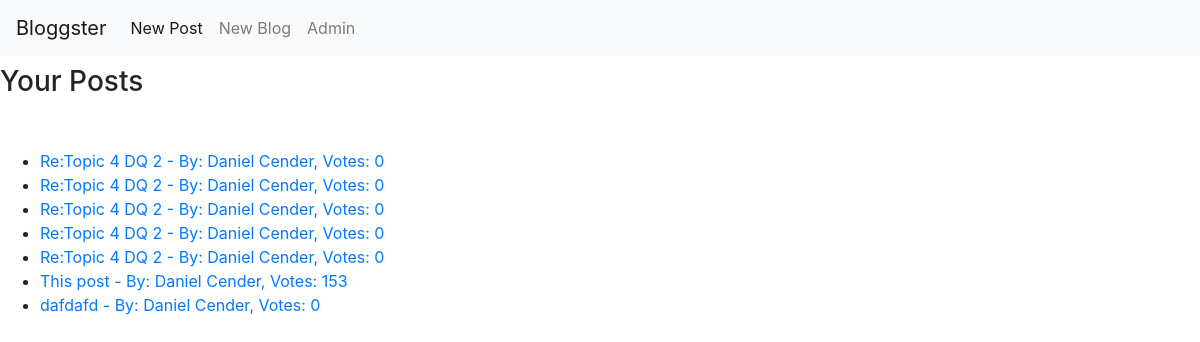
Before: /BloggingPlatform/modules/post/posts.php with the older database file.
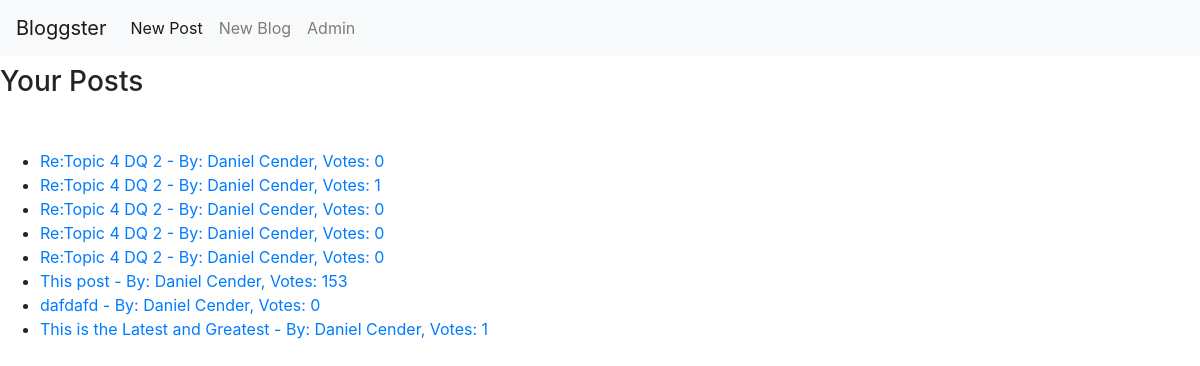
After: the same page with the newer database file.
### tables this page shows
CREATE TABLE `post` (
  `ID` int(11) NOT NULL,
  `Title` varchar(200) NOT NULL,
  `Content` text NOT NULL,
  `Author` int(11) NOT NULL,
  `Votes` int(11) DEFAULT '0',
  `BlogID` int(11) DEFAULT NULL
);

### BloggingPlatform/modules/post/posts.php (the view, shortened to what this page needs)
<?php
$conn = dbConnect();
?>
<!DOCTYPE html>
<html lang="en">
<head>
<link rel="stylesheet" href="https://maxcdn.bootstrapcdn.com/bootstrap/4.0.0/css/bootstrap.min.css">
</head>
<body>
<?php include(VIEW_HEADER); ?>
<h3>Your Posts</h3>
<?php
$sqlQuery = "SELECT post.ID,post.Title,post.Content,Votes,CONCAT(user.FirstName, ' ',user.LastName) AS Author FROM post INNER JOIN user WHERE user.ID = post.Author";
$resultSet = $conn->query($sqlQuery);
echo "<ul style='margin-top:50px'>";
while($row = $resultSet->fetch_assoc()) {
    $id = $row["ID"];
    $title = $row["Title"];
    $author = $row["Author"];
    $votes = $row["Votes"];
    echo "<li><a href='viewPost.php?id=$id'>$title - By: $author, Votes: $votes</a></li>";
}
echo "</ul>";
?>
</body>
</html>

### BloggingPlatform/modules/header/_header.php (shortened to what this page needs)
<?php
$host = $_SERVER['HTTP_HOST'];
$urlPrefix = "http://$host/CST-126-Projects/BloggingPlatform/";
?>
	<nav class="navbar fixed-top navbar-expand-lg navbar-light bg-light">
  <a class="navbar-brand" href="<?php echo $urlPrefix; ?>main.php">Bloggster</a>
  <div class="collapse navbar-collapse" id="navbarText">
    <ul class="navbar-nav mr-auto">
      <li class="nav-item active">
        <a class="nav-link" href="<?php echo $urlPrefix;?>modules/post/newPost.php">New Post <span class="sr-only">(current)</span></a>
      </li>
      <li class="nav-item">
        <a class="nav-link" href="<?php echo $urlPrefix;?>modules/blog/newBlog.php">New Blog</a>
      </li>
      <li class="nav-item">
        <a class="nav-link" href="<?php echo $urlPrefix; ?>modules/admin/index.php">Admin</a>
      </li>
    </ul>
  </div>
</nav>

### BloggingPlatform/modules/header/_header.php (style rules this page uses)
body { padding-top: 65px; }

Changed rows visible on the page:
changed post (number 2 of 8 on the later page): Votes "0" → "1"
added post: Title "This is the Latest and Greatest", author "Daniel Cender", Votes "1"
